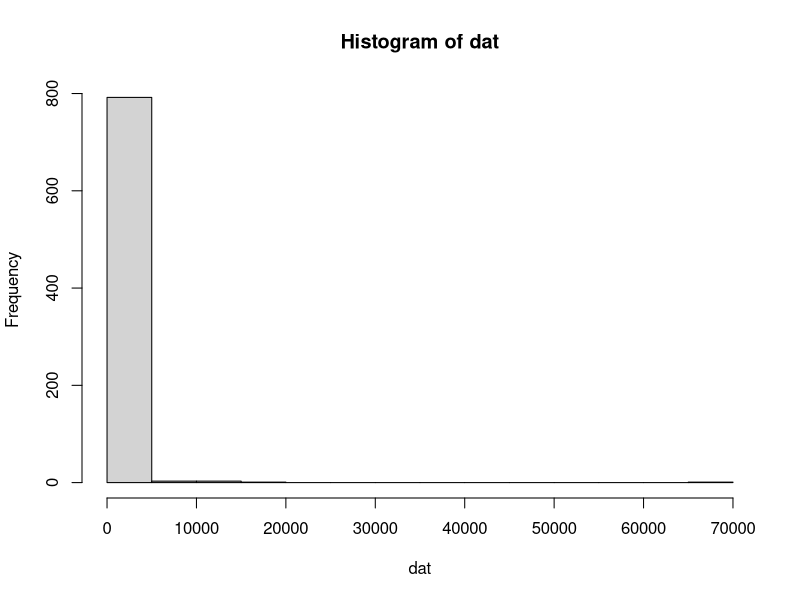

Here is the R script that generated this plot:
library(tidyverse)
options(scipen = 999)

n_smp = 100
n_taxa = 8

taxa <- read_tsv("inst/extdata/rdp_taxa.tsv", col_names = FALSE) %>%
    select(2) %>% pull()
taxa_subset <- sample(taxa, n_taxa)
taxa_tb <- as_tibble(do.call(rbind, strsplit(taxa_subset, ";", fixed = TRUE)))

colnames(taxa_tb) <- c("Domain", "Phylum", "Class", "Order", "Family", "Genus")
taxa_tb$asv <- paste0("ASV", 1:n_taxa)
taxa_tb <- taxa_tb[, c("asv", "Domain", "Phylum", "Class", "Order", "Family", "Genus")]

# generate_counts_nbinom <- function(n_smp = 100, n_asv = 5000 , size = 1, prob = 0.01 ){
#     dat <- rnbinom(n_smp * n_asv, size = size, prob = prob) %>%
#         matrix(ncol = n_smp)
#     hist(dat)
#     colnames(dat) <- paste("Smp", 1:n_smp, sep = "")
#     rownames(dat) <- paste("ASV", 1:n_asv, sep = "")
#     dat %>%
#         as.data.frame() %>%
#         rownames_to_column(var = "asv") %>%
#         as_tibble()
# }

generate_counts_lnorm <- function(n_smp = 100, n_asv = n_taxa , meanlog = 2, sdlog = 3 ){
    dat <- rlnorm(n_smp * n_asv, meanlog, sdlog) %>%
        matrix(ncol = n_smp)
    hist(dat)
    colnames(dat) <- paste("Smp", 1:n_smp, sep = "")
    rownames(dat) <- paste("ASV", 1:n_asv, sep = "")
    dat %>%
        as.data.frame() %>%
        rownames_to_column(var = "asv") %>%
        as_tibble() %>%
        mutate(across(where(is.numeric), floor))
}


counts_df <- generate_counts_lnorm()

metadata_df <- data.frame(
    sample_id = paste0("Smp", 1:100),
    Location = sample(c("Location1", "Location2", "Location3"), 100, replace = TRUE),
    Carbon_source = sample(c("Glucose", "Hexadecane", "Styrene"), 100, replace = TRUE),
    Date = as.Date(sample(18000:19000, 100, replace = TRUE), origin = "1970-01-01")
)

write_tsv(taxa_tb, "inst/extdata/taxa.tsv")
write_tsv(counts_df, "inst/extdata/seqtab.tsv")
write_tsv(metadata_df, "inst/extdata/metadata.tsv")

# generate_counts <- function(N) {
#     sample(1:20000, N, replace = TRUE)
# }:w

#
# introduce_zeros_and_low_counts <- function(df, zero_prob = 0.1, low_count_prob = 0.2, max_low_count = 100, max_count = 500) {
#     modified_df <- df
#     for (i in 1:nrow(df)) {
#         for (j in 1:ncol(df)) {
#             if (runif(1) < zero_prob) {
#                 modified_df[i, j] <- 0
#             } else if (runif(1) < low_count_prob) {
#                 modified_df[i, j] <- min(max_count, sample(1:max_low_count, 1))
#             }
#         }
#     }
#     return(modified_df)
# }
# N_smp <- 100
# counts_list <- lapply(rep(20, N_smp), generate_counts)
# counts_df <- as.data.frame(do.call(cbind, counts_list))
# for (i in 1:3) {
#     counts_df <- introduce_zeros_and_low_counts(counts_df, max_count = 500)
# }
# counts_df <- cbind("asv" = paste0("ASV", 1:20), counts_df)
# colnames(counts_df) <- c("asv", paste0("Smp", 1:100))

# bacteria <- c(
#     "Bacteria, Proteobacteria, Alphaproteobacteria, Rhodospirillales, Acetobacteraceae, Acetobacter, pasteurianus",
#     "Bacteria, Proteobacteria, Alphaproteobacteria, Rhizobiales, Bradyrhizobiaceae, Bradyrhizobium, japonicum",
#     "Bacteria, Proteobacteria, Betaproteobacteria, Burkholderiales, Comamonadaceae, Acidovorax, facilis",
#     "Bacteria, Firmicutes, Bacilli, Bacillales, Bacillaceae, Bacillus, cereus",
#     "Bacteria, Bacteroidetes, Bacteroidia, Bacteroidales, Bacteroidaceae, Bacteroides, fragilis",
#     "Bacteria, Firmicutes, Bacilli, Lactobacillales, Streptococcaceae, Streptococcus, pneumoniae",
#     "Bacteria, Proteobacteria, Gammaproteobacteria, Pseudomonadales, Pseudomonadaceae, Pseudomonas, aeruginosa",
#     "Bacteria, Proteobacteria, Gammaproteobacteria, Pseudomonadales, Pseudomonadaceae, Pseudomonas, putida",
#     "Bacteria, Proteobacteria, Betaproteobacteria, Burkholderiales, Burkholderiaceae, Burkholderia, cepacia",
#     "Bacteria, Proteobacteria, Alphaproteobacteria, Rhizobiales, Bradyrhizobiaceae, Bradyrhizobium, elkanii",
#     "Bacteria, Proteobacteria, Gammaproteobacteria, Enterobacterales, Enterobacteriaceae, Escherichia, coli",
#     "Bacteria, Actinobacteria, Actinobacteria, Actinomycetales, Micrococcaceae, Micrococcus, luteus",
#     "Bacteria, Firmicutes, Clostridia, Clostridiales, Clostridiaceae, Clostridium, botulinum",
#     "Bacteria, Proteobacteria, Alphaproteobacteria, Rhizobiales, Bradyrhizobiaceae, Bradyrhizobium, betae",
#     "Bacteria, Actinobacteria, Actinobacteria, Actinomycetales, Corynebacteriaceae, Corynebacterium, diphtheriae",
#     "Bacteria, Proteobacteria, Alphaproteobacteria, Rhodospirillales, Acetobacteraceae, Acetobacter, pomorum",
#     "Bacteria, Firmicutes, Bacilli, Bacillales, Bacillaceae, Bacillus, subtilis",
#     "Bacteria, Bacteroidetes, Bacteroidia, Bacteroidales, Bacteroidaceae, Bacteroides, caccae",
#     "Bacteria, Proteobacteria, Alphaproteobacteria, Rhizobiales, Bradyrhizobiaceae, Bradyrhizobium, icense",
#     "Bacteria, Proteobacteria, Betaproteobacteria, Burkholderiales, Comamonadaceae, Acidovorax, aveneae"
# )
# bacteria_tb <- as_tibble(do.call(rbind, strsplit(bacteria, ", ", fixed = TRUE)))
# colnames(bacteria_tb) <- c("Domain", "Phylum", "Class", "Order", "Family", "Genus", "Species")
# bacteria_tb$asv <- paste0("ASV", 1:20)
# bacteria_tb <- bacteria_tb[, c("asv", "Domain", "Phylum", "Class", "Order", "Family", "Genus", "Species")]
#
# taxonomy_levels <- list(
#    Domain = "Bacteria",
#    Phylum = c("Acidobacteria",
#               "Actinobacteria",
#               "Bacteroidetes",
#               "Chloroflexi",
#               "Cyanobacteria",
#               "Firmicutes",
#               "Planctomycetes",
#               "Proteobacteria",
#               "Spirochaetes"),
#
#    Class = c("Alphaproteobacteria",
#              "Betaproteobacteria",
#              "Gammaproteobacteria",
#              "Bacilli",
#              "Bacteroidia",
#              "Actinobacteria",
#              "Clostridia",
#              "Actinomycetia",
#              )
#
# )
